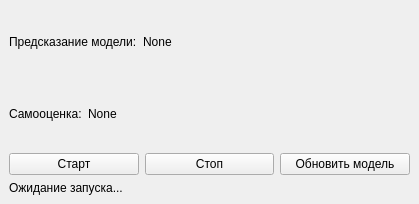
<?xml version="1.0" encoding="UTF-8"?>
<ui version="4.0">
 <class>MainWindow</class>
 <widget class="QMainWindow" name="MainWindow">
  <property name="enabled">
   <bool>true</bool>
  </property>
  <property name="geometry">
   <rect>
    <x>0</x>
    <y>0</y>
    <width>419</width>
    <height>204</height>
   </rect>
  </property>
  <property name="sizePolicy">
   <sizepolicy hsizetype="Preferred" vsizetype="Preferred">
    <horstretch>0</horstretch>
    <verstretch>0</verstretch>
   </sizepolicy>
  </property>
  <property name="minimumSize">
   <size>
    <width>419</width>
    <height>204</height>
   </size>
  </property>
  <property name="maximumSize">
   <size>
    <width>419</width>
    <height>204</height>
   </size>
  </property>
  <property name="windowTitle">
   <string>Detection</string>
  </property>
  <widget class="QWidget" name="centralwidget">
   <property name="sizePolicy">
    <sizepolicy hsizetype="Preferred" vsizetype="Preferred">
     <horstretch>0</horstretch>
     <verstretch>0</verstretch>
    </sizepolicy>
   </property>
   <property name="layoutDirection">
    <enum>Qt::LeftToRight</enum>
   </property>
   <layout class="QVBoxLayout" name="verticalLayout">
    <item>
     <layout class="QVBoxLayout" name="mainLayout" stretch="0,0,0">
      <property name="sizeConstraint">
       <enum>QLayout::SetDefaultConstraint</enum>
      </property>
      <item>
       <layout class="QVBoxLayout" name="vertLabelLayout">
        <item>
         <layout class="QHBoxLayout" name="modelLayout">
          <property name="sizeConstraint">
           <enum>QLayout::SetDefaultConstraint</enum>
          </property>
          <item>
           <widget class="QLabel" name="staticModelLabel">
            <property name="sizePolicy">
             <sizepolicy hsizetype="Fixed" vsizetype="Fixed">
              <horstretch>0</horstretch>
              <verstretch>0</verstretch>
             </sizepolicy>
            </property>
            <property name="text">
             <string>Предсказание модели:</string>
            </property>
           </widget>
          </item>
          <item>
           <widget class="QLabel" name="dynamicModelLabel">
            <property name="text">
             <string>None</string>
            </property>
           </widget>
          </item>
         </layout>
        </item>
        <item>
         <layout class="QHBoxLayout" name="selfLayout">
          <property name="sizeConstraint">
           <enum>QLayout::SetNoConstraint</enum>
          </property>
          <item>
           <widget class="QLabel" name="staticSelfLabel">
            <property name="sizePolicy">
             <sizepolicy hsizetype="Fixed" vsizetype="Fixed">
              <horstretch>0</horstretch>
              <verstretch>0</verstretch>
             </sizepolicy>
            </property>
            <property name="minimumSize">
             <size>
              <width>0</width>
              <height>0</height>
             </size>
            </property>
            <property name="maximumSize">
             <size>
              <width>16777215</width>
              <height>16777215</height>
             </size>
            </property>
            <property name="sizeIncrement">
             <size>
              <width>0</width>
              <height>0</height>
             </size>
            </property>
            <property name="baseSize">
             <size>
              <width>0</width>
              <height>0</height>
             </size>
            </property>
            <property name="text">
             <string>Самооценка:</string>
            </property>
           </widget>
          </item>
          <item>
           <widget class="QLabel" name="dynamicSelfLabel">
            <property name="text">
             <string>None</string>
            </property>
           </widget>
          </item>
         </layout>
        </item>
       </layout>
      </item>
      <item>
       <layout class="QHBoxLayout" name="buttonLayout">
        <item>
         <widget class="QPushButton" name="startButton">
          <property name="font">
           <font>
            <weight>50</weight>
            <bold>false</bold>
           </font>
          </property>
          <property name="text">
           <string>Cтарт</string>
          </property>
         </widget>
        </item>
        <item>
         <widget class="QPushButton" name="stopButton">
          <property name="text">
           <string>Стоп</string>
          </property>
         </widget>
        </item>
        <item>
         <widget class="QPushButton" name="updateButton">
          <property name="text">
           <string>Обновить модель</string>
          </property>
         </widget>
        </item>
       </layout>
      </item>
      <item>
       <widget class="QLabel" name="statusLabel">
        <property name="sizePolicy">
         <sizepolicy hsizetype="Fixed" vsizetype="Fixed">
          <horstretch>15</horstretch>
          <verstretch>0</verstretch>
         </sizepolicy>
        </property>
        <property name="text">
         <string>Ожидание запуска...</string>
        </property>
       </widget>
      </item>
     </layout>
    </item>
   </layout>
  </widget>
  <widget class="QMenuBar" name="menubar">
   <property name="geometry">
    <rect>
     <x>0</x>
     <y>0</y>
     <width>419</width>
     <height>26</height>
    </rect>
   </property>
  </widget>
 </widget>
 <resources/>
 <connections/>
</ui>
